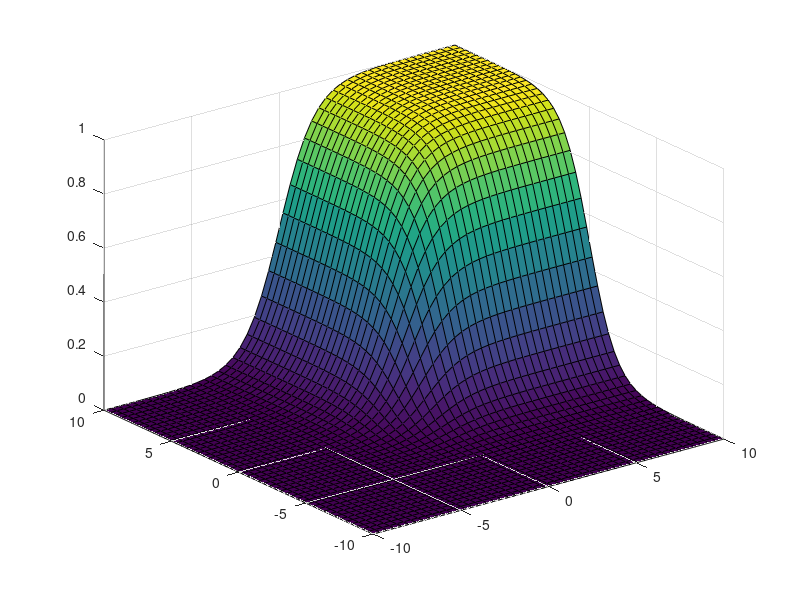

This chart was generated by the following MATLAB code:
close all
clear all
x = linspace(-10,10, 50);
y = linspace(-10,10, 50);
a = .25;
b = 0.5;
for i = 1:length(x)
    for j = 1:length(x)
        sigx = 1./(1 + exp(-x(i)));
        sigy = 1./(1 + exp(-y(j)));
        sig = sigx.*sigy;
        %sig = 1./(1 + exp(-sqrt(x(i).^2 + y(j).^2)));
        %% tan = tanh(x(i).*x(i) + y(j).*y(j));
        g(i,j) = (sig);
    end
end
surf(x,y,g)

if 0
    for i = 1:1000
        A = randn(50, 50);
        B = randn(50, 50);
        [Ua, Sa, Va] = svd(A);
        [Ub, Sb, Vb] = svd(B);
        Oa = Ua*Va';
        Ob = Ub*Vb';
        norms(i) = norm((Oa + Ob)/2);
    end
    mean(norms)
end